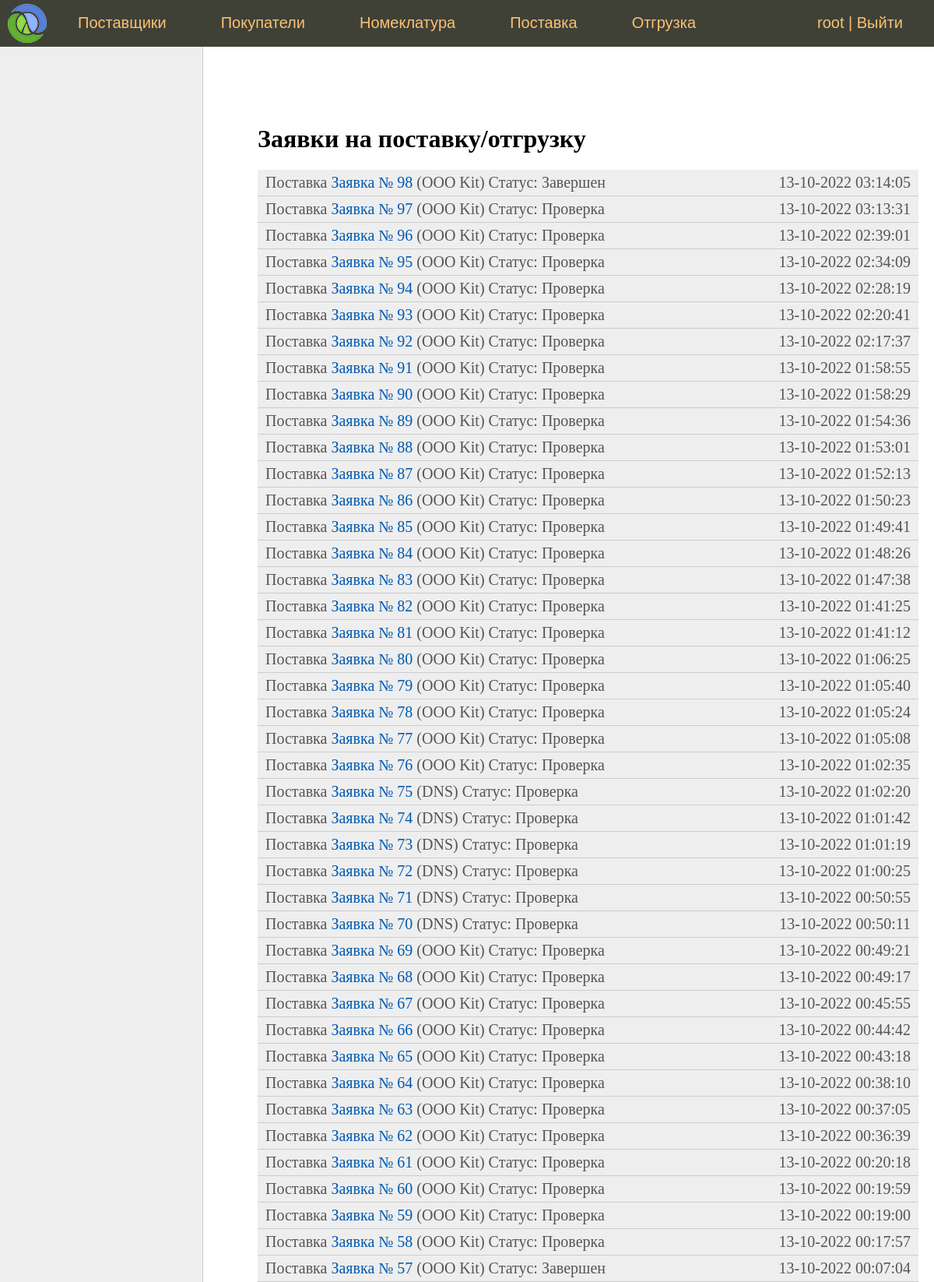
The app's page / (signed in, upper part) with its own data.
### sklad/models.py (models this page shows, shortened)
class Document(models.Model):
    vendor = models.ForeignKey(
        Vendor,
        on_delete=models.DO_NOTHING,
        blank=True,
        null=True,
        verbose_name='Поставщик'
    )
    buyer = models.ForeignKey(
        Buyer,
        on_delete=models.DO_NOTHING,
        blank=True,
        null=True,
        verbose_name='Покупатель'
    )
    nomenclatures = models.ManyToManyField(
        Nomenclature,
        through='DocumentNomenclatures',
        verbose_name='Номенклатура'
    )
    status = models.CharField(
        max_length=2,
        choices=Status.choices,
        default=Status.VALIDATING,
        verbose_name='Статус'
    )
    time_create = models.DateTimeField('Время создания', auto_now_add=True)
    time_update = models.DateTimeField('Время обновления статуса', auto_now=True)
    class Meta:
        verbose_name = 'Документ'
        verbose_name_plural = 'Документы'
    def get_absolute_url(self):
        return reverse('document', kwargs={'pk': self.pk})

class Contactor(models.Model):
    fio = models.CharField('Фамилия Имя Отчество', max_length=100)
    email = models.EmailField('Email')
    phone = models.IntegerField('Телефон')

class Vendor(Contactor):
    name = models.CharField('Наименование', max_length=100)
    address = models.CharField('Адрес', max_length=100)
    categories = models.ManyToManyField(
        Category,
        verbose_name='Категории'
    )
    bank_details = models.OneToOneField(
        BankDetails,
        on_delete=models.DO_NOTHING,
        verbose_name='Банковские реквизиты'
    )
    def __str__(self):
        return self.name
    class Meta:
        verbose_name = 'Поставщик'
        verbose_name_plural = 'Поставщики'

### sklad/views.py (the view)
# urls.py: path('', IndexView.as_view(), name='home'),  #
class IndexView(LoginRequiredMixin, DataMixin, ListView):
    model = Document
    template_name = 'sklad/index.html'
    context_object_name = 'documents'
    extra_context = {'title': 'Заявки на поставку/отгрузку'}
    ordering = ['-time_create']
    login_url = reverse_lazy('login')
    def get_context_data(self, *, object_list=None, **kwargs):
        context = super().get_context_data(**kwargs)
        c_def = self.get_user_context()
        context = dict(list(context.items()) + list(c_def.items()))
        return context

### sklad/mixin.py (called while the page is built)
    def get_user_context(self, **kwargs):
        context = kwargs
        if self.request.user.is_superuser:
            context['menu'] = menu
        return context

### sklad/models.py (called while the page is built)
    def __str__(self):
        return self.fio

### sklad/templates/sklad/index.html (shortened to what this page needs)
{% extends 'sklad/base.html' %}
{% block left_menu %}
    {% include 'sklad/left_menu.html' %}
{% endblock %}
{% block content %}
<h1>{{ title }}</h1>
    <ul class="list-articles">
{% for d in documents  %}
<li>
    <div class="article-panel">
        {% if d.buyer %}
            <p class="first">Отгрузка <a href="{{ d.get_absolute_url }}">Заявка № {{ d.pk }}</a> ({{ d.buyer }}) Статус: {{ d.get_status_display }}</p>
        {% elif d.vendor %}
            <p class="first">Поставка <a href="{{ d.get_absolute_url }}">Заявка № {{ d.pk }}</a> ({{ d.vendor }}) Статус: {{ d.get_status_display }}</p>
        {% endif %}
	    <p class="last">{{d.time_create|date:"d-m-Y H:i:s"}}</p>
    </div>
</li>
{% endfor %}
</ul>
{% endblock %}

### sklad/templates/sklad/base.html (shortened to what this page needs)
{% load static %}
<!DOCTYPE html>
<html>
<head>
	<link type="text/css" href="{% static 'sklad/css/styles.css' %}" rel="stylesheet" />
</head>
<body>
<table class="table-page" border=0 cellpadding="0" cellspacing="0">
<tr><td valign=top>
{% block mainmenu %}
		<div class="header">
			<ul id="mainmenu" class="mainmenu">
			<li class="logo"><a href="{% url 'home' %}"><div class="logo"></div></a></li>
{% for m in menu %}
			<li><a href="{% url m.url_name %}">{{m.title}}</a></li>
{% endfor %}
            {% if request.user.is_authenticated %}
				<li class="last">{{ user.username }} | <a href="{% url 'logout' %}">Выйти</a></li>
            {% else %}
                <li class="last"><a href="{% url 'login' %}">Войти</a></li>
            {% endif %}
			</ul>
		</div>
{% endblock mainmenu %}
<table class="table-content" border=0 cellpadding="0" cellspacing="0">
<tr>
	<td valign="top" class="left-chapters">
{% block left_menu %}{% endblock %}
</td>
<td valign="top" class="content">
	<div class="content-text">
{% block content %}
{% endblock %}
	</div>
</td></tr></table>
</td></tr>
</table>
</body>
</html>

### sklad/static/sklad/css/styles.css (style rules this page uses)
html, body { font-family: 'Arial'; margin: 0; padding: 0; height: 100%; width: 100%; color: #444; }
a { color: #0059b2; text-decoration: none; }
div.article-panel { background: #eee; padding: 5px 10px 5px 10px; box-sizing: border-box; overflow: hidden; color: #555; }
div.article-panel p.first { margin: 0; float: left; }
div.article-panel p.last { margin: 0; float: right; }
ul.list-articles { list-style: none; margin: 0; padding: 0; }
ul.list-articles li { border-bottom: 1px solid #ccc; }
.table-page { width: 100%; height: 100%; vertical-align: top; }
.table-page tr { height: 100%; }
.header { background: #3F4137; height: 60px; }
.logo { background: url('../images/logo.png') no-repeat 10px 5px; width: 70px; height: 60px; }
ul.mainmenu { list-style: none; margin: 0; padding: 0; height: 60px; color: #fdc073; font-size: 20px; overflow: hidden; }
ul.mainmenu li { float: left; margin: 18px 40px 0 30px; }
ul.mainmenu li.logo { margin: 0; }
ul.mainmenu li.last { float: right; }
ul.mainmenu li a { color: #fdc073; text-decoration: none; }
.table-content { width: 100%; min-height: 100%; height: 100%; }
.left-chapters { margin: 0; background: #eee; border-right: 1px solid #ccc; min-height: 100%; }
.content { padding: 40px 20px 20px 40px; width: 100%; box-sizing: border-box; }
.content-text { margin: 60px 0 0 30px; color: #000; font-size: 20px; font-family: Yandex Sans Display Light; }
.content-text h1 { font-size: 32px; }

### records on screen
Document: pk "98", vendor "OOO Kit", status "Завершен", time_create "13-10-2022 03:14:05"
Document: pk "97", vendor "OOO Kit", status "Проверка", time_create "13-10-2022 03:13:31"
Document: pk "96", vendor "OOO Kit", status "Проверка", time_create "13-10-2022 02:39:01"
Document: pk "95", vendor "OOO Kit", status "Проверка", time_create "13-10-2022 02:34:09"
Document: pk "94", vendor "OOO Kit", status "Проверка", time_create "13-10-2022 02:28:19"
Document: pk "93", vendor "OOO Kit", status "Проверка", time_create "13-10-2022 02:20:41"
Document: pk "92", vendor "OOO Kit", status "Проверка", time_create "13-10-2022 02:17:37"
Document: pk "91", vendor "OOO Kit", status "Проверка", time_create "13-10-2022 01:58:55"
Document: pk "90", vendor "OOO Kit", status "Проверка", time_create "13-10-2022 01:58:29"
Document: pk "89", vendor "OOO Kit", status "Проверка", time_create "13-10-2022 01:54:36"
Document: pk "88", vendor "OOO Kit", status "Проверка", time_create "13-10-2022 01:53:01"
Document: pk "87", vendor "OOO Kit", status "Проверка", time_create "13-10-2022 01:52:13"
Document: pk "86", vendor "OOO Kit", status "Проверка", time_create "13-10-2022 01:50:23"
Document: pk "85", vendor "OOO Kit", status "Проверка", time_create "13-10-2022 01:49:41"
Document: pk "84", vendor "OOO Kit", status "Проверка", time_create "13-10-2022 01:48:26"
Document: pk "83", vendor "OOO Kit", status "Проверка", time_create "13-10-2022 01:47:38"
Document: pk "82", vendor "OOO Kit", status "Проверка", time_create "13-10-2022 01:41:25"
Document: pk "81", vendor "OOO Kit", status "Проверка", time_create "13-10-2022 01:41:12"
Document: pk "80", vendor "OOO Kit", status "Проверка", time_create "13-10-2022 01:06:25"
Document: pk "79", vendor "OOO Kit", status "Проверка", time_create "13-10-2022 01:05:40"
Document: pk "78", vendor "OOO Kit", status "Проверка", time_create "13-10-2022 01:05:24"
Document: pk "77", vendor "OOO Kit", status "Проверка", time_create "13-10-2022 01:05:08"
Document: pk "76", vendor "OOO Kit", status "Проверка", time_create "13-10-2022 01:02:35"
Document: pk "75", vendor "DNS", status "Проверка", time_create "13-10-2022 01:02:20"
Document: pk "74", vendor "DNS", status "Проверка", time_create "13-10-2022 01:01:42"
Document: pk "73", vendor "DNS", status "Проверка", time_create "13-10-2022 01:01:19"
Document: pk "72", vendor "DNS", status "Проверка", time_create "13-10-2022 01:00:25"
Document: pk "71", vendor "DNS", status "Проверка", time_create "13-10-2022 00:50:55"
Document: pk "70", vendor "DNS", status "Проверка", time_create "13-10-2022 00:50:11"
Document: pk "69", vendor "OOO Kit", status "Проверка", time_create "13-10-2022 00:49:21"
Document: pk "68", vendor "OOO Kit", status "Проверка", time_create "13-10-2022 00:49:17"
Document: pk "67", vendor "OOO Kit", status "Проверка", time_create "13-10-2022 00:45:55"
Document: pk "66", vendor "OOO Kit", status "Проверка", time_create "13-10-2022 00:44:42"
Document: pk "65", vendor "OOO Kit", status "Проверка", time_create "13-10-2022 00:43:18"
Document: pk "64", vendor "OOO Kit", status "Проверка", time_create "13-10-2022 00:38:10"
Document: pk "63", vendor "OOO Kit", status "Проверка", time_create "13-10-2022 00:37:05"
Document: pk "62", vendor "OOO Kit", status "Проверка", time_create "13-10-2022 00:36:39"
Document: pk "61", vendor "OOO Kit", status "Проверка", time_create "13-10-2022 00:20:18"
Document: pk "60", vendor "OOO Kit", status "Проверка", time_create "13-10-2022 00:19:59"
Document: pk "59", vendor "OOO Kit", status "Проверка", time_create "13-10-2022 00:19:00"
Document: pk "58", vendor "OOO Kit", status "Проверка", time_create "13-10-2022 00:17:57"
Document: pk "57", vendor "OOO Kit", status "Завершен", time_create "13-10-2022 00:07:04"

### other values on screen
{{ m.title }} "Поставщики" "Покупатели" "Номеклатура" "Поставка" "Отгрузка"
{{ user.username }} "root"
{{ title }} "Заявки на поставку/отгрузку"
